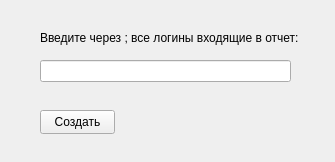
<?xml version="1.0" encoding="UTF-8"?>
<ui version="4.0">
 <class>Form</class>
 <widget class="QWidget" name="Form">
  <property name="geometry">
   <rect>
    <x>0</x>
    <y>0</y>
    <width>335</width>
    <height>162</height>
   </rect>
  </property>
  <property name="sizePolicy">
   <sizepolicy hsizetype="Fixed" vsizetype="Fixed">
    <horstretch>0</horstretch>
    <verstretch>0</verstretch>
   </sizepolicy>
  </property>
  <property name="windowTitle">
   <string>Form</string>
  </property>
  <widget class="QLabel" name="label">
   <property name="geometry">
    <rect>
     <x>40</x>
     <y>30</y>
     <width>281</width>
     <height>16</height>
    </rect>
   </property>
   <property name="text">
    <string>Введите через ; все логины входящие в отчет:</string>
   </property>
  </widget>
  <widget class="QLineEdit" name="Logins">
   <property name="geometry">
    <rect>
     <x>40</x>
     <y>60</y>
     <width>251</width>
     <height>22</height>
    </rect>
   </property>
  </widget>
  <widget class="QPushButton" name="CreateReport">
   <property name="geometry">
    <rect>
     <x>40</x>
     <y>110</y>
     <width>75</width>
     <height>24</height>
    </rect>
   </property>
   <property name="text">
    <string>Создать</string>
   </property>
  </widget>
 </widget>
 <resources/>
 <connections/>
</ui>
